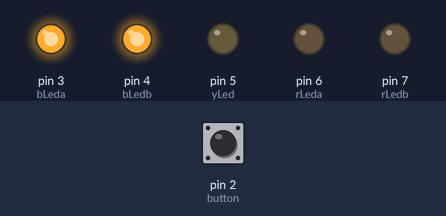
Bench run of a sketch on a simulated Arduino Uno, built with avr-gcc and run on an emulated ATmega328P. On the bench: output pins drawn as LEDs (lit = HIGH). Inputs (shaded band) come from the test bench; at power-on: pin 2 (button) LOW.

Above: at 2.5 s.
At 7.5 s:
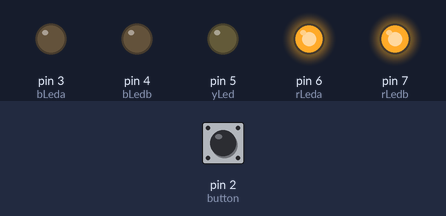
At 12.5 s:
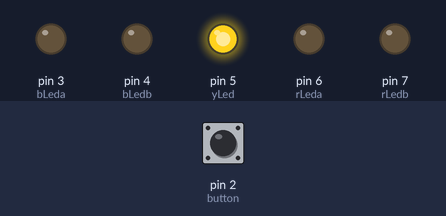
Timing chart, 0 to 19.5 s (numbered marks = the images above):
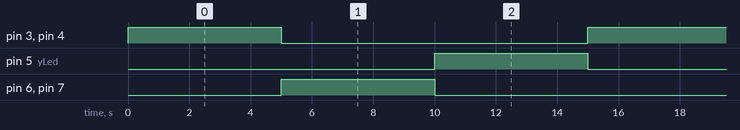

The sketch:

Chuong3-2.ino
```cpp
#define button 2
#define rLeda 6
#define rLedb 7
#define yLed 5
#define bLeda 3
#define bLedb 4
int led[] = {3,4,5,6,7};
unsigned long triggerTime;
unsigned long waitingTime;
void whenPress()
{
  if(digitalRead(bLeda)==1){
    off();
    digitalWrite(yLed,HIGH);
  }
  else if(digitalRead(yLed)==1){
    off();
    digitalWrite(rLeda,HIGH);
    digitalWrite(rLedb,HIGH);
  }else{
    off();
    digitalWrite(bLeda,HIGH);
    digitalWrite(bLedb,HIGH);
  }
}
void notPress(){
  if(digitalRead(rLeda)==1){
    off();
    digitalWrite(yLed,HIGH);
  }
  else if(digitalRead(yLed)==1){
    off();
    digitalWrite(bLeda,HIGH);
    digitalWrite(bLedb,HIGH);
  }else{
    off();
    digitalWrite(rLeda,HIGH);
    digitalWrite(rLedb,HIGH);
  }
}
void off()
{
  for (int i = 0; i < 5; i++)
    digitalWrite(led[i], LOW);
}

void setup()
{
  Serial.begin(9600);
  pinMode(button, INPUT);
  for(int i=0;i<5;i++)
    pinMode(led[i],OUTPUT);
  digitalWrite(bLeda, HIGH);
  digitalWrite(bLedb, HIGH);
  digitalWrite(yLed, LOW);
  digitalWrite(rLeda, LOW);
  digitalWrite(rLedb, LOW);
  waitingTime = millis();
}

void loop()
{
  if (digitalRead(button) == HIGH) //nếu nhấn nút
  {
    triggerTime = millis();
    delay(50);  //chống nhiễu
    while (millis() - triggerTime < 4950)
    {
      if (digitalRead(button) == HIGH)
          ; //chờ đủ 5s
      else
        return; //nếu nhả nút trước 5s thì return
    }
    whenPress();
    waitingTime = millis();
  }
  else  //nếu không nhấn nút
  {
    if (millis() - waitingTime > 5000)
    {
      notPress();
      waitingTime = millis(); //cập nhật waitingTime
    }
  }
}
```

Measured:
- by itself, pin 3 (bLeda), pin 4 (bLedb), pin 5 (yLed), pin 6 (rLeda), pin 7 (rLedb): alternates HIGH for 5.0 s and LOW for 10.0 s
- by itself, everything shown: repeats every 15.0 s, in 3 steps
